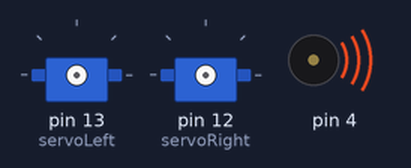
This sketch was run on a simulated Arduino Uno, built with avr-gcc and run on an emulated ATmega328P. Parts: 2 × servo, buzzer (waves = sounding).

Above: at 0.1 s.
At 1.1 s:
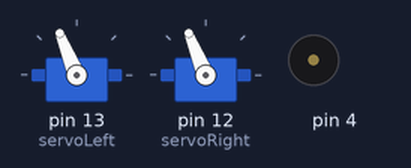
Timing chart, 0 to 2.6 s (numbered marks = the images above):
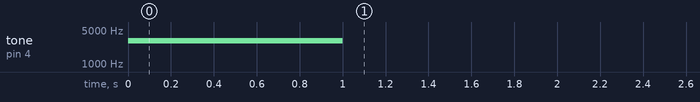

The sketch:

Circle.ino
```cpp
// Robotics with the BOE Shield - Chapter 4, project 2 - Circle
// BOE Shield-Bot navigates a circle of  1 yard diameter.

#include <Servo.h>                    // Include servo library

Servo servoLeft;                      // Declare left and right servos
Servo servoRight;

void setup()                          // Built-in initialization block
{
  tone(4, 3000, 1000);                // Play tone for 1 second
  delay(1000);                        // Delay to finish tone

  servoLeft.attach(13);               // Attach left signal to pin 13
  servoRight.attach(12);              // Attach right signal to pin 12

  // Arc to the right
  servoLeft.writeMicroseconds(1700);  // Left wheel counterclockwise
  servoRight.writeMicroseconds(1700); // Right wheel clockwise slower
  delay(10000);                       // ...for 25.5 seconds

  servoLeft.detach();                 // Stop sending servo signals
  servoRight.detach();
}

void loop()                          // Main loop auto-repeats
{                                    // Nothing needs repeating
}
```
